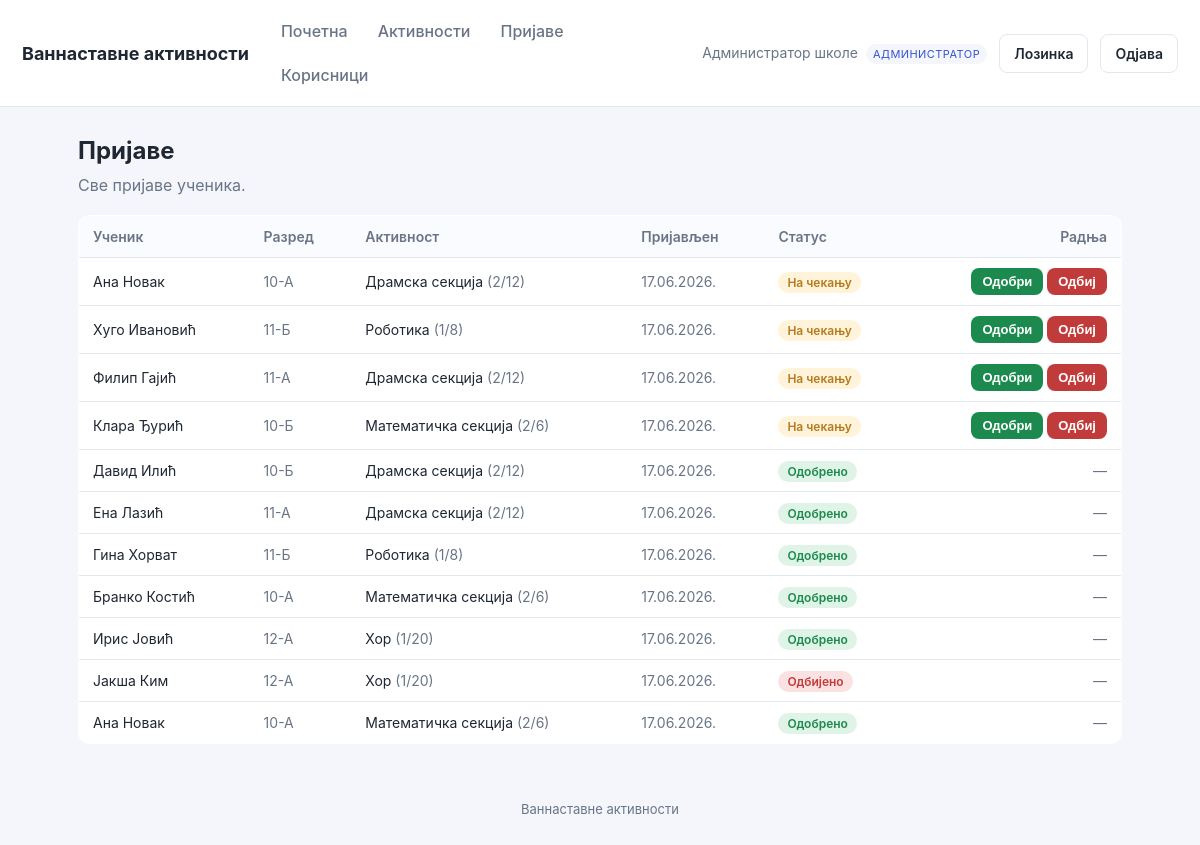
The page /applications.php (signed in) on the database its author committed.
### tables this page shows
CREATE TABLE users (
  id          INT AUTO_INCREMENT PRIMARY KEY,
  name        VARCHAR(120) NOT NULL,
  username    VARCHAR(60)  NOT NULL UNIQUE,
  maticni_broj VARCHAR(20) DEFAULT NULL UNIQUE,
  password    VARCHAR(255) NOT NULL,
  role        ENUM('admin','teacher','student') NOT NULL,
  grade_class VARCHAR(40) DEFAULT NULL,
  active      TINYINT(1) NOT NULL DEFAULT 1,
  must_change_password TINYINT(1) NOT NULL DEFAULT 0,
  created_at  DATETIME NOT NULL DEFAULT CURRENT_TIMESTAMP
);

CREATE TABLE applications (
  id          INT AUTO_INCREMENT PRIMARY KEY,
  student_id  INT NOT NULL,
  activity_id INT NOT NULL,
  status      ENUM('pending','approved','rejected') NOT NULL DEFAULT 'pending',
  applied_at  DATETIME NOT NULL DEFAULT CURRENT_TIMESTAMP,
  decided_at  DATETIME DEFAULT NULL,
  decided_by  INT DEFAULT NULL,
  UNIQUE KEY uniq_student_activity (student_id, activity_id),
  CONSTRAINT fk_app_student  FOREIGN KEY (student_id)  REFERENCES users(id)      ON DELETE CASCADE,
  CONSTRAINT fk_app_activity FOREIGN KEY (activity_id) REFERENCES activities(id) ON DELETE CASCADE,
  CONSTRAINT fk_app_decider  FOREIGN KEY (decided_by)  REFERENCES users(id)      ON DELETE SET NULL
);

CREATE TABLE activities (
  id            INT AUTO_INCREMENT PRIMARY KEY,
  name          VARCHAR(150) NOT NULL,
  description   TEXT,
  location      VARCHAR(150) DEFAULT NULL,
  schedule_text VARCHAR(150) DEFAULT NULL,
  max_students  INT NOT NULL DEFAULT 20,
  status        ENUM('open','closed','archived') NOT NULL DEFAULT 'open',
  created_by    INT DEFAULT NULL,
  created_at    DATETIME NOT NULL DEFAULT CURRENT_TIMESTAMP,
  CONSTRAINT fk_act_creator FOREIGN KEY (created_by) REFERENCES users(id) ON DELETE SET NULL
);

### includes/db.php (called while the page is built, shortened)
<?php
function db(): PDO {
    static $pdo = null;
    if ($pdo === null) {
        $dsn = 'mysql:host=' . DB_HOST . ';dbname=' . DB_NAME . ';charset=utf8mb4';
        try {
            $pdo = new PDO($dsn, DB_USER, DB_PASS, [
                PDO::ATTR_ERRMODE            => PDO::ERRMODE_EXCEPTION,
                PDO::ATTR_DEFAULT_FETCH_MODE => PDO::FETCH_ASSOC,
                PDO::ATTR_EMULATE_PREPARES   => false,
            ]);
        } catch (PDOException $e) {
            http_response_code(500);
            die('Повезивање са базом није успело. Проверите config.php. '
                . (DEBUG ? '(' . htmlspecialchars($e->getMessage()) . ')' : ''));
        }
    }
    return $pdo;
}

### includes/auth.php (called while the page is built, shortened)
<?php
require_once __DIR__ . '/db.php';
require_once __DIR__ . '/functions.php';
function current_user(): ?array {
    static $u = null;
    if ($u === null) {
        $st = db()->prepare('SELECT * FROM users WHERE id=? AND active=1');
        $st->execute([$_SESSION['uid']]);
        $u = $st->fetch() ?: null;
    }
    return $u;
}
function require_login(): array {
    $u = current_user();
    return $u;
}
function require_role(string ...$roles): array {
    $u = require_login();
    return $u;
}
function is_admin(array $u): bool   { return $u['role'] === 'admin'; }

### applications.php (the view, shortened to what this page needs)
<?php
require_once __DIR__ . '/includes/auth.php';
$u = require_role('admin', 'teacher');
$params = [];
$where = "1=1";
$sql = "SELECT ap.*, s.name AS student_name, s.grade_class, a.name AS activity_name, a.max_students,
        (SELECT COUNT(*) FROM applications x WHERE x.activity_id=ap.activity_id AND x.status='approved') AS approved_now
        FROM applications ap
        JOIN users s ON s.id=ap.student_id
        JOIN activities a ON a.id=ap.activity_id
        WHERE $where
        ORDER BY (ap.status='pending') DESC, ap.applied_at DESC";
$st = db()->prepare($sql);
$st->execute($params);
$rows = $st->fetchAll();
include __DIR__ . '/includes/header.php';
?>
<h1>Пријаве</h1>
<p class="sub"><?= is_admin($u) ? 'Све пријаве ученика.' : 'Пријаве за ваше активности.' ?></p>
<?php if (!$rows): ?>
  <div class="card muted">Нема пријава за приказ.</div>
<?php else: ?>
<table>
  <tr><th>Ученик</th><th>Разред</th><th>Активност</th><th>Пријављен</th><th>Статус</th><th class="right">Радња</th></tr>
  <?php foreach ($rows as $r): $full = $r['approved_now'] >= $r['max_students']; ?>
  <tr>
    <td><?= e($r['student_name']) ?></td>
    <td class="muted"><?= e($r['grade_class'] ?: '—') ?></td>
    <td><?= e($r['activity_name']) ?> <span class="muted">(<?= (int)$r['approved_now'] ?>/<?= (int)$r['max_students'] ?>)</span></td>
    <td class="muted"><?= e(date('d.m.Y.', strtotime($r['applied_at']))) ?></td>
    <td><?= status_badge($r['status']) ?></td>
    <td class="right">
      <?php if ($r['status']==='pending'): ?>
      <form method="post" class="inline">
        <button class="btn btn-sm btn-ok" name="decision" value="approved" <?= $full?'disabled title="Активност је попуњена"':'' ?>>Одобри</button>
        <button class="btn btn-sm btn-bad" name="decision" value="rejected">Одбиј</button>
      </form>
      <?php else: ?><span class="muted">—</span><?php endif; ?>
    </td>
  </tr>
  <?php endforeach; ?>
</table>
<?php endif; ?>
<?php include __DIR__ . '/includes/footer.php'; ?>

### includes/header.php (shortened to what this page needs)
<?php
$u = $u ?? current_user();
?><!DOCTYPE html>
<html lang="sr">
<head>
<link rel="stylesheet" href="assets/style.css">
</head>
<body>
<header class="topbar">
  <a class="brand" href="dashboard.php"><?= e(APP_NAME) ?></a>
  <?php if ($u): ?>
  <nav class="mainnav">
    <a href="dashboard.php">Почетна</a>
    <a href="activities.php">Активности</a>
    <?php if (is_admin($u) || is_teacher($u)): ?>
      <a href="applications.php">Пријаве</a>
    <?php endif; ?>
    <?php if (is_admin($u)): ?>
      <a href="users.php">Корисници</a>
    <?php endif; ?>
  </nav>
  <div class="userbox">
    <span class="uname"><?= e($u['name']) ?> <span class="role"><?= e(role_label($u['role'])) ?></span></span>
    <a class="btn btn-ghost" href="change_password.php">Лозинка</a>
    <a class="btn btn-ghost" href="logout.php">Одјава</a>
  </div>
  <?php endif; ?>
</header>
<main class="container">

### includes/functions.php (shortened to what this page needs)
<?php
function e(?string $s): string {
    return htmlspecialchars($s ?? '', ENT_QUOTES, 'UTF-8');
}
function status_label(string $s): string {
    static $m = [
        'pending'  => 'На чекању', 'approved' => 'Одобрено', 'rejected' => 'Одбијено',
        'open'     => 'Отворено',  'closed'   => 'Затворено', 'archived' => 'Архивирано',
        'present'  => 'Присутан',  'absent'   => 'Одсутан',   'excused'  => 'Оправдано',
    ];
    return $m[$s] ?? $s;
}
function role_label(string $r): string {
    static $m = ['admin' => 'Администратор', 'teacher' => 'Наставник', 'student' => 'Ученик'];
    return $m[$r] ?? $r;
}
function status_badge(string $status): string {
    return '<span class="badge badge-' . e($status) . '">' . e(status_label($status)) . '</span>';
}

### assets/style.css (style rules this page uses)
:root { --bg:#f4f6fb; --card:#fff; --ink:#1f2733; --muted:#697586; --line:#e3e8f0; --brand:#3454d1; --brand-d:#2740a8; --ok:#1c8a4e; --warn:#b7791f; --bad:#c23b3b; --radius:12px; --shadow:0 1px 3px rgba(20,30,60,.08),0 6px 18px rgba(20,30,60,.05); }
* { box-sizing:border-box }
body { margin:0;font-family:-apple-system,Segoe UI,Roboto,Helvetica,Arial,sans-serif; background:var(--bg);color:var(--ink);line-height:1.5 }
a { color:var(--brand);text-decoration:none }
.topbar { display:flex;align-items:center;gap:20px;background:var(--card); padding:12px 22px;border-bottom:1px solid var(--line);flex-wrap:wrap }
.brand { font-weight:700;font-size:18px;color:var(--ink) }
.mainnav { display:flex;gap:6px;flex:1;flex-wrap:wrap }
.mainnav a { padding:7px 12px;border-radius:8px;color:var(--muted);font-weight:500 }
.userbox { display:flex;align-items:center;gap:12px }
.uname { font-size:14px;color:var(--muted) }
.role { display:inline-block;font-size:11px;text-transform:uppercase;letter-spacing:.04em; background:var(--bg);color:var(--brand);padding:2px 7px;border-radius:20px;margin-left:4px }
.container { max-width:1080px;margin:26px auto;padding:0 18px }
h1 { font-size:24px;margin:0 0 4px }
.sub { color:var(--muted);margin:0 0 18px }
table { width:100%;border-collapse:collapse;background:var(--card); border:1px solid var(--line);border-radius:var(--radius);overflow:hidden }
th,td { text-align:left;padding:10px 14px;border-bottom:1px solid var(--line);font-size:14px }
th { background:#fafbfe;color:var(--muted);font-weight:600 }
tr:last-child td { border-bottom:none }
.btn { display:inline-block;border:1px solid transparent;background:var(--brand);color:#fff; padding:8px 14px;border-radius:8px;font-size:14px;cursor:pointer;font-weight:600 }
.btn-ghost { background:transparent;border-color:var(--line);color:var(--ink) }
.btn-ok { background:var(--ok) }
.btn-bad { background:var(--bad) }
.btn-sm { padding:5px 10px;font-size:13px }
.inline { display:inline;width:auto }
.badge { font-size:12px;padding:3px 9px;border-radius:20px;font-weight:600 }
.badge-pending { background:#fff3da;color:var(--warn) }
.badge-approved { background:#dff3e6;color:var(--ok) }
.badge-rejected { background:#fbe2e2;color:var(--bad) }
.muted { color:var(--muted) }
.right { text-align:right }

### rows shown on the page
users: name "Администратор школе", role "АДМИНИСТРАТОР"
applications: student.name "Ана Новак", student.grade_class "10-А", activity.name "Драмска секција", approved_now "2", activity.max_students "12", applied_at "17.06.2026.", status "На чекању"
applications: student.name "Хуго Ивановић", student.grade_class "11-Б", activity.name "Роботика", approved_now "1", activity.max_students "8", applied_at "17.06.2026.", status "На чекању"
applications: student.name "Филип Гајић", student.grade_class "11-А", activity.name "Драмска секција", approved_now "2", activity.max_students "12", applied_at "17.06.2026.", status "На чекању"
applications: student.name "Клара Ђурић", student.grade_class "10-Б", activity.name "Математичка секција", approved_now "2", activity.max_students "6", applied_at "17.06.2026.", status "На чекању"
applications: student.name "Давид Илић", student.grade_class "10-Б", activity.name "Драмска секција", approved_now "2", activity.max_students "12", applied_at "17.06.2026.", status "Одобрено"
applications: student.name "Ена Лазић", student.grade_class "11-А", activity.name "Драмска секција", approved_now "2", activity.max_students "12", applied_at "17.06.2026.", status "Одобрено"
applications: student.name "Гина Хорват", student.grade_class "11-Б", activity.name "Роботика", approved_now "1", activity.max_students "8", applied_at "17.06.2026.", status "Одобрено"
applications: student.name "Бранко Костић", student.grade_class "10-А", activity.name "Математичка секција", approved_now "2", activity.max_students "6", applied_at "17.06.2026.", status "Одобрено"
applications: student.name "Ирис Јовић", student.grade_class "12-А", activity.name "Хор", approved_now "1", activity.max_students "20", applied_at "17.06.2026.", status "Одобрено"
applications: student.name "Јакша Ким", student.grade_class "12-А", activity.name "Хор", approved_now "1", activity.max_students "20", applied_at "17.06.2026.", status "Одбијено"
applications: student.name "Ана Новак", student.grade_class "10-А", activity.name "Математичка секција", approved_now "2", activity.max_students "6", applied_at "17.06.2026.", status "Одобрено"

### other values the page prints
APP_NAME "Ваннаставне активности"
